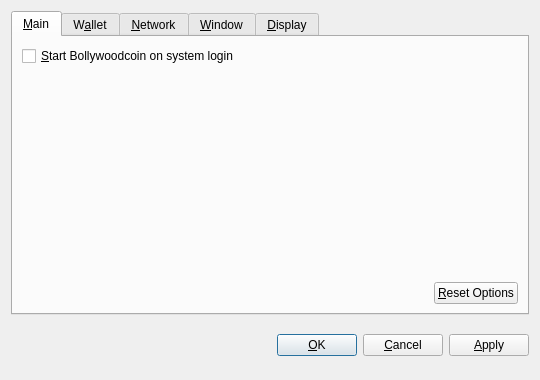
<?xml version="1.0" encoding="UTF-8"?>
<ui version="4.0">
 <class>OptionsDialog</class>
 <widget class="QDialog" name="OptionsDialog">
  <property name="geometry">
   <rect>
    <x>0</x>
    <y>0</y>
    <width>540</width>
    <height>380</height>
   </rect>
  </property>
  <property name="windowTitle">
   <string>Options</string>
  </property>
  <property name="modal">
   <bool>true</bool>
  </property>
  <layout class="QVBoxLayout" name="verticalLayout">
   <item>
    <widget class="QTabWidget" name="tabWidget">
     <property name="tabPosition">
      <enum>QTabWidget::North</enum>
     </property>
     <property name="currentIndex">
      <number>0</number>
     </property>
     <widget class="QWidget" name="tabMain">
      <attribute name="title">
       <string>&amp;Main</string>
      </attribute>
      <layout class="QVBoxLayout" name="verticalLayout_Main">
       <item>
        <widget class="QCheckBox" name="bitcoinAtStartup">
         <property name="toolTip">
          <string>Automatically start Bollywoodcoin after logging in to the system.</string>
         </property>
         <property name="text">
          <string>&amp;Start Bollywoodcoin on system login</string>
         </property>
        </widget>
       </item>
       <item>
        <spacer name="verticalSpacer_Main">
         <property name="orientation">
          <enum>Qt::Vertical</enum>
         </property>
         <property name="sizeHint" stdset="0">
          <size>
           <width>20</width>
           <height>40</height>
          </size>
         </property>
        </spacer>
       </item>
       <item>
        <layout class="QHBoxLayout" name="horizontalLayout_2_Main">
         <item>
          <spacer name="horizontalSpacer_2_Main">
           <property name="orientation">
            <enum>Qt::Horizontal</enum>
           </property>
           <property name="sizeHint" stdset="0">
            <size>
             <width>40</width>
             <height>20</height>
            </size>
           </property>
          </spacer>
         </item>
         <item>
          <widget class="QPushButton" name="resetButton">
           <property name="toolTip">
            <string>Reset all client options to default.</string>
           </property>
           <property name="text">
            <string>&amp;Reset Options</string>
           </property>
           <property name="autoDefault">
            <bool>false</bool>
           </property>
          </widget>
         </item>
        </layout>
       </item>
      </layout>
     </widget>
     <widget class="QWidget" name="tabWallet">
      <attribute name="title">
       <string>W&amp;allet</string>
      </attribute>
      <layout class="QVBoxLayout" name="verticalLayout_Network">
       <item>
        <widget class="QLabel" name="transactionFeeInfoLabel">
         <property name="text">
          <string>Optional transaction fee per kB that helps make sure your transactions are processed quickly. Most transactions are 1 kB.</string>
         </property>
         <property name="textFormat">
          <enum>Qt::PlainText</enum>
         </property>
         <property name="wordWrap">
          <bool>true</bool>
         </property>
        </widget>
       </item>
       <item>
        <layout class="QHBoxLayout" name="horizontalLayout_1_Main">
         <item>
          <widget class="QLabel" name="transactionFeeLabel">
           <property name="text">
            <string>Pay transaction &amp;fee</string>
           </property>
           <property name="textFormat">
            <enum>Qt::PlainText</enum>
           </property>
           <property name="buddy">
            <cstring>transactionFee</cstring>
           </property>
          </widget>
         </item>
         <item>
          <widget class="BitcoinAmountField" name="transactionFee"/>
         </item>
         <item>
          <spacer name="horizontalSpacer_1_Main">
           <property name="orientation">
            <enum>Qt::Horizontal</enum>
           </property>
           <property name="sizeHint" stdset="0">
            <size>
             <width>40</width>
             <height>20</height>
            </size>
           </property>
          </spacer>
         </item>
        </layout>
       </item>
       <item>
        <widget class="QLabel" name="label">
         <property name="text">
          <string>If you disable the spending of unconfirmed change, the change from a transaction cannot be used until that transaction has at least one confirmation. This also affects how your balance is computed.</string>
         </property>
         <property name="wordWrap">
          <bool>true</bool>
         </property>
        </widget>
       </item>
       <item>
        <widget class="QCheckBox" name="spendZeroConfChange">
         <property name="text">
          <string>Spend unconfirmed change  (experts only)</string>
         </property>
        </widget>
       </item>
       <item>
        <spacer name="verticalSpacer">
         <property name="orientation">
          <enum>Qt::Vertical</enum>
         </property>
         <property name="sizeHint" stdset="0">
          <size>
           <width>20</width>
           <height>40</height>
          </size>
         </property>
        </spacer>
       </item>
      </layout>
     </widget>
     <widget class="QWidget" name="tabNetwork">
      <attribute name="title">
       <string>&amp;Network</string>
      </attribute>
      <layout class="QVBoxLayout" name="verticalLayout_Network">
       <item>
        <widget class="QCheckBox" name="mapPortUpnp">
         <property name="toolTip">
          <string>Automatically open the Bollywoodcoin client port on the router. This only works when your router supports UPnP and it is enabled.</string>
         </property>
         <property name="text">
          <string>Map port using &amp;UPnP</string>
         </property>
        </widget>
       </item>
       <item>
        <widget class="QCheckBox" name="connectSocks">
         <property name="toolTip">
          <string>Connect to the Bollywoodcoin network through a SOCKS proxy (e.g. when connecting through Tor).</string>
         </property>
         <property name="text">
          <string>&amp;Connect through SOCKS proxy:</string>
         </property>
        </widget>
       </item>
       <item>
        <layout class="QHBoxLayout" name="horizontalLayout_Network">
         <item>
          <widget class="QLabel" name="proxyIpLabel">
           <property name="text">
            <string>Proxy &amp;IP:</string>
           </property>
           <property name="textFormat">
            <enum>Qt::PlainText</enum>
           </property>
           <property name="buddy">
            <cstring>proxyIp</cstring>
           </property>
          </widget>
         </item>
         <item>
          <widget class="QValidatedLineEdit" name="proxyIp">
           <property name="maximumSize">
            <size>
             <width>140</width>
             <height>16777215</height>
            </size>
           </property>
           <property name="toolTip">
            <string>IP address of the proxy (e.g. 127.0.0.1)</string>
           </property>
          </widget>
         </item>
         <item>
          <widget class="QLabel" name="proxyPortLabel">
           <property name="text">
            <string>&amp;Port:</string>
           </property>
           <property name="textFormat">
            <enum>Qt::PlainText</enum>
           </property>
           <property name="buddy">
            <cstring>proxyPort</cstring>
           </property>
          </widget>
         </item>
         <item>
          <widget class="QLineEdit" name="proxyPort">
           <property name="maximumSize">
            <size>
             <width>55</width>
             <height>16777215</height>
            </size>
           </property>
           <property name="toolTip">
            <string>Port of the proxy (e.g. 9050)</string>
           </property>
          </widget>
         </item>
         <item>
          <widget class="QLabel" name="socksVersionLabel">
           <property name="text">
            <string>SOCKS &amp;Version:</string>
           </property>
           <property name="textFormat">
            <enum>Qt::PlainText</enum>
           </property>
           <property name="buddy">
            <cstring>socksVersion</cstring>
           </property>
          </widget>
         </item>
         <item>
          <widget class="QValueComboBox" name="socksVersion">
           <property name="toolTip">
            <string>SOCKS version of the proxy (e.g. 5)</string>
           </property>
          </widget>
         </item>
         <item>
          <spacer name="horizontalSpacer_Network">
           <property name="orientation">
            <enum>Qt::Horizontal</enum>
           </property>
           <property name="sizeHint" stdset="0">
            <size>
             <width>40</width>
             <height>20</height>
            </size>
           </property>
          </spacer>
         </item>
        </layout>
       </item>
       <item>
        <spacer name="verticalSpacer_Network">
         <property name="orientation">
          <enum>Qt::Vertical</enum>
         </property>
         <property name="sizeHint" stdset="0">
          <size>
           <width>20</width>
           <height>40</height>
          </size>
         </property>
        </spacer>
       </item>
      </layout>
     </widget>
     <widget class="QWidget" name="tabWindow">
      <attribute name="title">
       <string>&amp;Window</string>
      </attribute>
      <layout class="QVBoxLayout" name="verticalLayout_Window">
       <item>
        <widget class="QCheckBox" name="minimizeToTray">
         <property name="toolTip">
          <string>Show only a tray icon after minimizing the window.</string>
         </property>
         <property name="text">
          <string>&amp;Minimize to the tray instead of the taskbar</string>
         </property>
        </widget>
       </item>
       <item>
        <widget class="QCheckBox" name="minimizeOnClose">
         <property name="toolTip">
          <string>Minimize instead of exit the application when the window is closed. When this option is enabled, the application will be closed only after selecting Quit in the menu.</string>
         </property>
         <property name="text">
          <string>M&amp;inimize on close</string>
         </property>
        </widget>
       </item>
       <item>
        <spacer name="verticalSpacer_Window">
         <property name="orientation">
          <enum>Qt::Vertical</enum>
         </property>
         <property name="sizeHint" stdset="0">
          <size>
           <width>20</width>
           <height>40</height>
          </size>
         </property>
        </spacer>
       </item>
      </layout>
     </widget>
     <widget class="QWidget" name="tabDisplay">
      <attribute name="title">
       <string>&amp;Display</string>
      </attribute>
      <layout class="QVBoxLayout" name="verticalLayout_Display">
       <item>
        <layout class="QHBoxLayout" name="horizontalLayout_1_Display">
         <item>
          <widget class="QLabel" name="langLabel">
           <property name="text">
            <string>User Interface &amp;language:</string>
           </property>
           <property name="textFormat">
            <enum>Qt::PlainText</enum>
           </property>
           <property name="buddy">
            <cstring>lang</cstring>
           </property>
          </widget>
         </item>
         <item>
          <widget class="QValueComboBox" name="lang">
           <property name="toolTip">
            <string>The user interface language can be set here. This setting will take effect after restarting Bollywoodcoin.</string>
           </property>
          </widget>
         </item>
        </layout>
       </item>
       <item>
        <layout class="QHBoxLayout" name="horizontalLayout_2_Display">
         <item>
          <widget class="QLabel" name="unitLabel">
           <property name="text">
            <string>&amp;Unit to show amounts in:</string>
           </property>
           <property name="textFormat">
            <enum>Qt::PlainText</enum>
           </property>
           <property name="buddy">
            <cstring>unit</cstring>
           </property>
          </widget>
         </item>
         <item>
          <widget class="QValueComboBox" name="unit">
           <property name="toolTip">
            <string>Choose the default subdivision unit to show in the interface and when sending coins.</string>
           </property>
          </widget>
         </item>
        </layout>
       </item>
       <item>
        <widget class="QCheckBox" name="displayAddresses">
         <property name="toolTip">
          <string>Whether to show Bollywoodcoin addresses in the transaction list or not.</string>
         </property>
         <property name="text">
          <string>&amp;Display addresses in transaction list</string>
         </property>
        </widget>
       </item>
       <item>
        <widget class="QCheckBox" name="coinControlFeatures">
         <property name="toolTip">
          <string>Whether to show coin control features or not.</string>
         </property>
         <property name="text">
          <string>Display coin &amp;control features (experts only!)</string>
         </property>
        </widget>
       </item>
       <item>
        <spacer name="verticalSpacer_Display">
         <property name="orientation">
          <enum>Qt::Vertical</enum>
         </property>
         <property name="sizeHint" stdset="0">
          <size>
           <width>20</width>
           <height>40</height>
          </size>
         </property>
        </spacer>
       </item>
      </layout>
     </widget>
    </widget>
   </item>
   <item>
    <layout class="QHBoxLayout" name="horizontalLayout_Buttons">
     <item>
      <spacer name="horizontalSpacer_1">
       <property name="orientation">
        <enum>Qt::Horizontal</enum>
       </property>
       <property name="sizeHint" stdset="0">
        <size>
         <width>40</width>
         <height>48</height>
        </size>
       </property>
      </spacer>
     </item>
     <item>
      <widget class="QLabel" name="statusLabel">
       <property name="font">
        <font>
         <weight>75</weight>
         <bold>true</bold>
        </font>
       </property>
       <property name="text">
        <string/>
       </property>
       <property name="textFormat">
        <enum>Qt::PlainText</enum>
       </property>
       <property name="wordWrap">
        <bool>true</bool>
       </property>
      </widget>
     </item>
     <item>
      <spacer name="horizontalSpacer_2">
       <property name="orientation">
        <enum>Qt::Horizontal</enum>
       </property>
       <property name="sizeHint" stdset="0">
        <size>
         <width>40</width>
         <height>48</height>
        </size>
       </property>
      </spacer>
     </item>
     <item>
      <widget class="QPushButton" name="okButton">
       <property name="text">
        <string>&amp;OK</string>
       </property>
      </widget>
     </item>
     <item>
      <widget class="QPushButton" name="cancelButton">
       <property name="text">
        <string>&amp;Cancel</string>
       </property>
       <property name="autoDefault">
        <bool>false</bool>
       </property>
      </widget>
     </item>
     <item>
      <widget class="QPushButton" name="applyButton">
       <property name="text">
        <string>&amp;Apply</string>
       </property>
       <property name="autoDefault">
        <bool>false</bool>
       </property>
      </widget>
     </item>
    </layout>
   </item>
  </layout>
 </widget>
 <customwidgets>
  <customwidget>
   <class>BitcoinAmountField</class>
   <extends>QSpinBox</extends>
   <header>bitcoinamountfield.h</header>
  </customwidget>
  <customwidget>
   <class>QValueComboBox</class>
   <extends>QComboBox</extends>
   <header>qvaluecombobox.h</header>
  </customwidget>
  <customwidget>
   <class>QValidatedLineEdit</class>
   <extends>QLineEdit</extends>
   <header>qvalidatedlineedit.h</header>
  </customwidget>
 </customwidgets>
 <resources/>
 <connections/>
</ui>
